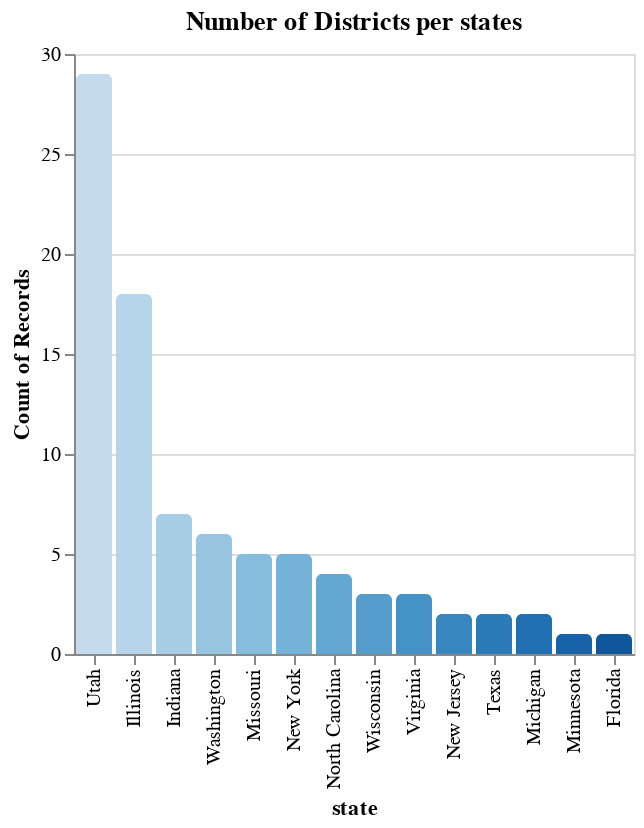

Notebook cell for this chart:
### Markdown cell above
# Visualisation:

### Code cell
alt.Chart(district).mark_bar(
    cornerRadiusTopLeft=3,
    cornerRadiusTopRight=3).encode(
    x=alt.X('state:O',sort=alt.EncodingSortField(field="state", op="count", order='descending')),
    y=alt.Y('count(state):O'),
    tooltip='count(state):O',
    color=alt.Color('state:O',
                    sort=alt.EncodingSortField(field="state",op="count", order='descending'),
                    legend=None,scale=alt.Scale(scheme = 'blues')) 
    ).properties(title='Number of Districts per states')

### Figure 1 — Vega-Lite specification as saved in the notebook (floating-point values rounded to 4 significant figures)
{"config": {"view": {"continuousWidth": 300, "continuousHeight": 300}}, "data": {"name": "data-4bbbb94343e6021295c4c6f2acfe577a"}, "mark": {"type": "bar", "cornerRadiusTopLeft": 3, "cornerRadiusTopRight": 3}, "encoding": {"color": {"field": "state", "legend": null, "scale": {"scheme": "blues"}, "sort": {"field": "state", "op": "count", "order": "descending"}, "type": "ordinal"}, "tooltip": {"aggregate": "count", "field": "state", "type": "ordinal"}, "x": {"field": "state", "sort": {"field": "state", "op": "count", "order": "descending"}, "type": "ordinal"}, "y": {"aggregate": "count", "field": "state", "type": "ordinal"}}, "title": "Number of Districts per states", "$schema": "https://vega.github.io/schema/vega-lite/v5.15.1.json", "datasets": {"data-4bbbb94343e6021295c4c6f2acfe577a": [{"district_id": 8815, "state": "Illinois", "locale": "Suburb", "pct_black/hispanic": 0.1, "pct_free/reduced": 0.1, "pp_total_raw": 15000}, {"district_id": 4921, "state": "Utah", "locale": "Suburb", "pct_black/hispanic": 0.1, "pct_free/reduced": 0.3, "pp_total_raw": 7000}, {"district_id": 5987, "state": "Wisconsin", "locale": "Suburb", "pct_black/hispanic": 0.1, "pct_free/reduced": 0.1, "pp_total_raw": 11000}, {"district_id": 3710, "state": "Utah", "locale": "Suburb", "pct_black/hispanic": 0.1, "pct_free/reduced": 0.5, "pp_total_raw": 7000}, {"district_id": 7177, "state": "North Carolina", "locale": "Suburb", "pct_black/hispanic": 0.3, "pct_free/reduced": 0.3, "pp_total_raw": 9000}, {"district_id": 9812, "state": "Utah", "locale": "Suburb", "pct_black/hispanic": 0.1, "pct_free/reduced": 0.3, "pp_total_raw": 7000}, {"district_id": 6584, "state": "North Carolina", "locale": "Rural", "pct_black/hispanic": 0.5, "pct_free/reduced": 0.7, "pp_total_raw": 9000}, {"district_id": 7457, "state": "Washington", "locale": "City", "pct_black/hispanic": 0.5, "pct_free/reduced": 0.5, "pp_total_raw": 13000}, {"district_id": 7614, "state": "Utah", "locale": "City", "pct_black/hispanic": 0.3, "pct_free/reduced": 0.3, "pp_total_raw": 9000}, {"district_id": 4808, "state": "Indiana", "locale": "City", "pct_black/hispanic": 0.9, "pct_free/reduced": 0.9, "pp_total_raw": 9000}, {"district_id": 1877, "state": "Illinois", "locale": "Rural", "pct_black/hispanic": 0.1, "pct_free/reduced": 0.1, "pp_total_raw": 13000}, {"district_id": 2779, "state": "Illinois", "locale": "Rural", "pct_black/hispanic": 0.1, "pct_free/reduced": 0.1, "pp_total_raw": 11000}, {"district_id": 8328, "state": "Utah", "locale": "Town", "pct_black/hispanic": 0.1, "pct_free/reduced": 0.5, "pp_total_raw": 11000}, {"district_id": 9043, "state": "Illinois", "locale": "Suburb", "pct_black/hispanic": 0.9, "pct_free/reduced": 0.9, "pp_total_raw": 13000}, {"district_id": 1549, "state": "Virginia", "locale": "Suburb", "pct_black/hispanic": 0.1, "pct_free/reduced": 0.3, "pp_total_raw": 11000}, {"district_id": 4051, "state": "Missouri", "locale": "Suburb", "pct_black/hispanic": 0.1, "pct_free/reduced": 0.3, "pp_total_raw": 11000}, {"district_id": 2167, "state": "Washington", "locale": "Suburb", "pct_black/hispanic": 0.1, "pct_free/reduced": 0.1, "pp_total_raw": 15000}, {"district_id": 6577, "state": "Illinois", "locale": "Suburb", "pct_black/hispanic": 0.1, "pct_free/reduced": 0.1, "pp_total_raw": 11000}, {"district_id": 4936, "state": "Utah", "locale": "Suburb", "pct_black/hispanic": 0.1, "pct_free/reduced": 0.1, "pp_total_raw": 7000}, {"district_id": 5231, "state": "Utah", "locale": "Town", "pct_black/hispanic": 0.1, "pct_free/reduced": 0.5, "pp_total_raw": 11000}, {"district_id": 8433, "state": "New Jersey", "locale": "Suburb", "pct_black/hispanic": 0.1, "pct_free/reduced": 0.1, "pp_total_raw": 19000}, {"district_id": 2165, "state": "Utah", "locale": "Suburb", "pct_black/hispanic": 0.3, "pct_free/reduced": 0.3, "pp_total_raw": 7000}, {"district_id": 8784, "state": "Illinois", "locale": "Suburb", "pct_black/hispanic": 0.7, "pct_free/reduced": 0.7, "pp_total_raw": 11000}, {"district_id": 7798, "state": "New York", "locale": "Rural", "pct_black/hispanic": 0.1, "pct_free/reduced": 0.3, "pp_total_raw": 23000}, {"district_id": 3550, "state": "Minnesota", "locale": "Suburb", "pct_black/hispanic": 0.5, "pct_free/reduced": 0.7, "pp_total_raw": 15000}, {"district_id": 2601, "state": "Illinois", "locale": "Suburb", "pct_black/hispanic": 0.7, "pct_free/reduced": 0.5, "pp_total_raw": 13000}, {"district_id": 7660, "state": "Utah", "locale": "Suburb", "pct_black/hispanic": 0.1, "pct_free/reduced": 0.1, "pp_total_raw": 7000}, {"district_id": 9899, "state": "Illinois", "locale": "Suburb", "pct_black/hispanic": 0.3, "pct_free/reduced": 0.1, "pp_total_raw": 13000}, {"district_id": 1742, "state": "Missouri", "locale": "Suburb", "pct_black/hispanic": 0.1, "pct_free/reduced": 0.3, "pp_total_raw": 9000}, {"district_id": 4629, "state": "Illinois", "locale": "Suburb", "pct_black/hispanic": 0.1, "pct_free/reduced": 0.3, "pp_total_raw": 17000}, {"district_id": 3222, "state": "Indiana", "locale": "City", "pct_black/hispanic": 0.3, "pct_free/reduced": 0.7, "pp_total_raw": 9000}, {"district_id": 1772, "state": "Utah", "locale": "City", "pct_black/hispanic": 0.3, "pct_free/reduced": 0.5, "pp_total_raw": 9000}, {"district_id": 8884, "state": "Texas", "locale": "City", "pct_black/hispanic": 0.7, "pct_free/reduced": 0.5, "pp_total_raw": 9000}, {"district_id": 1712, "state": "Illinois", "locale": "Suburb", "pct_black/hispanic": 0.5, "pct_free/reduced": 0.5, "pp_total_raw": 13000}, {"district_id": 5042, "state": "Illinois", "locale": "Town", "pct_black/hispanic": 0.3, "pct_free/reduced": 0.9, "pp_total_raw": 11000}, {"district_id": 3692, "state": "Utah", "locale": "Suburb", "pct_black/hispanic": 0.1, "pct_free/reduced": 0.5, "pp_total_raw": 9000}, {"district_id": 4683, "state": "Texas", "locale": "Suburb", "pct_black/hispanic": 0.5, "pct_free/reduced": 0.5, "pp_total_raw": 9000}, {"district_id": 2567, "state": "Washington", "locale": "Suburb", "pct_black/hispanic": 0.1, "pct_free/reduced": 0.3, "pp_total_raw": 13000}, {"district_id": 7767, "state": "North Carolina", "locale": "City", "pct_black/hispanic": 0.5, "pct_free/reduced": 0.7, "pp_total_raw": 11000}, {"district_id": 7308, "state": "Utah", "locale": "Suburb", "pct_black/hispanic": 0.1, "pct_free/reduced": 0.3, "pp_total_raw": 5000}, {"district_id": 8902, "state": "Wisconsin", "locale": "Suburb", "pct_black/hispanic": 0.1, "pct_free/reduced": 0.3, "pp_total_raw": 11000}, {"district_id": 5890, "state": "Illinois", "locale": "Suburb", "pct_black/hispanic": 0.3, "pct_free/reduced": 0.3, "pp_total_raw": 19000}, {"district_id": 3864, "state": "Utah", "locale": "Suburb", "pct_black/hispanic": 0.1, "pct_free/reduced": 0.1, "pp_total_raw": 7000}, {"district_id": 5600, "state": "Utah", "locale": "Suburb", "pct_black/hispanic": 0.1, "pct_free/reduced": 0.3, "pp_total_raw": 7000}, {"district_id": 6919, "state": "Florida", "locale": "Suburb", "pct_black/hispanic": 0.5, "pct_free/reduced": 0.5, "pp_total_raw": 7000}, {"district_id": 7980, "state": "Virginia", "locale": "Rural", "pct_black/hispanic": 0.1, "pct_free/reduced": 0.5, "pp_total_raw": 11000}, {"district_id": 7387, "state": "Utah", "locale": "City", "pct_black/hispanic": 0.1, "pct_free/reduced": 0.3, "pp_total_raw": 7000}, {"district_id": 2956, "state": "Missouri", "locale": "City", "pct_black/hispanic": 0.1, "pct_free/reduced": 0.5, "pp_total_raw": 9000}, {"district_id": 9553, "state": "Illinois", "locale": "Suburb", "pct_black/hispanic": 0.1, "pct_free/reduced": 0.1, "pp_total_raw": 15000}, {"district_id": 1536, "state": "Indiana", "locale": "Rural", "pct_black/hispanic": 0.1, "pct_free/reduced": 0.5, "pp_total_raw": 9000}, {"district_id": 8937, "state": "Illinois", "locale": "Rural", "pct_black/hispanic": 0.1, "pct_free/reduced": 0.1, "pp_total_raw": 13000}, {"district_id": 8520, "state": "New York", "locale": "Rural", "pct_black/hispanic": 0.1, "pct_free/reduced": 0.3, "pp_total_raw": 17000}, {"district_id": 2130, "state": "Washington", "locale": "Suburb", "pct_black/hispanic": 0.5, "pct_free/reduced": 0.7, "pp_total_raw": 15000}, {"district_id": 3772, "state": "Utah", "locale": "Suburb", "pct_black/hispanic": 0.1, "pct_free/reduced": 0.3, "pp_total_raw": 9000}, {"district_id": 4775, "state": "New York", "locale": "Suburb", "pct_black/hispanic": 0.1, "pct_free/reduced": 0.3, "pp_total_raw": 17000}, {"district_id": 9778, "state": "Utah", "locale": "Town", "pct_black/hispanic": 0.1, "pct_free/reduced": 0.5, "pp_total_raw": 9000}, {"district_id": 1470, "state": "New York", "locale": "Rural", "pct_black/hispanic": 0.1, "pct_free/reduced": 0.5, "pp_total_raw": 33000}, {"district_id": 1324, "state": "Indiana", "locale": "Rural", "pct_black/hispanic": 0.1, "pct_free/reduced": 0.5, "pp_total_raw": 9000}, {"district_id": 3160, "state": "Utah", "locale": "Suburb", "pct_black/hispanic": 0.1, "pct_free/reduced": 0.3, "pp_total_raw": 9000}, {"district_id": 2393, "state": "Illinois", "locale": "Suburb", "pct_black/hispanic": 0.1, "pct_free/reduced": 0.1, "pp_total_raw": 13000}, {"district_id": 9230, "state": "Utah", "locale": "Rural", "pct_black/hispanic": 0.1, "pct_free/reduced": 0.1, "pp_total_raw": 7000}, {"district_id": 3248, "state": "Illinois", "locale": "Suburb", "pct_black/hispanic": 0.7, "pct_free/reduced": 0.7, "pp_total_raw": 13000}, {"district_id": 5627, "state": "Indiana", "locale": "Rural", "pct_black/hispanic": 0.1, "pct_free/reduced": 0.5, "pp_total_raw": 9000}, {"district_id": 7752, "state": "Wisconsin", "locale": "Suburb", "pct_black/hispanic": 0.1, "pct_free/reduced": 0.1, "pp_total_raw": 11000}, {"district_id": 4348, "state": "Missouri", "locale": "Suburb", "pct_black/hispanic": 0.1, "pct_free/reduced": 0.3, "pp_total_raw": 9000}, {"district_id": 1052, "state": "Illinois", "locale": "Suburb", "pct_black/hispanic": 0.3, "pct_free/reduced": 0.3, "pp_total_raw": 17000}, {"district_id": 6762, "state": "Utah", "locale": "Suburb", "pct_black/hispanic": 0.1, "pct_free/reduced": 0.1, "pp_total_raw": 5000}, {"district_id": 1204, "state": "Utah", "locale": "Suburb", "pct_black/hispanic": 0.1, "pct_free/reduced": 0.1, "pp_total_raw": 7000}, {"district_id": 2870, "state": "Indiana", "locale": "Suburb", "pct_black/hispanic": 0.9, "pct_free/reduced": 0.7, "pp_total_raw": 9000}, {"district_id": 3558, "state": "North Carolina", "locale": "Suburb", "pct_black/hispanic": 0.3, "pct_free/reduced": 0.3, "pp_total_raw": 9000}, {"district_id": 4668, "state": "Utah", "locale": "Suburb", "pct_black/hispanic": 0.1, "pct_free/reduced": 0.3, "pp_total_raw": 7000}, {"district_id": 2285, "state": "Illinois", "locale": "Suburb", "pct_black/hispanic": 0.1, "pct_free/reduced": 0.5, "pp_total_raw": 13000}, {"district_id": 4744, "state": "Utah", "locale": "Suburb", "pct_black/hispanic": 0.3, "pct_free/reduced": 0.3, "pp_total_raw": 9000}, {"district_id": 7541, "state": "Utah", "locale": "Suburb", "pct_black/hispanic": 0.3, "pct_free/reduced": 0.3, "pp_total_raw": 9000}, {"district_id": 1270, "state": "Utah", "locale": "Rural", "pct_black/hispanic": 0.1, "pct_free/reduced": 0.5, "pp_total_raw": 9000}, {"district_id": 4183, "state": "Utah", "locale": "Town", "pct_black/hispanic": 0.1, "pct_free/reduced": 0.5, "pp_total_raw": 9000}, {"district_id": 5510, "state": "Washington", "locale": "City", "pct_black/hispanic": 0.3, "pct_free/reduced": 0.5, "pp_total_raw": 15000}, {"district_id": 3228, "state": "Indiana", "locale": "Town", "pct_black/hispanic": 0.1, "pct_free/reduced": 0.5, "pp_total_raw": 9000}, {"district_id": 5422, "state": "Missouri", "locale": "Town", "pct_black/hispanic": 0.1, "pct_free/reduced": 0.3, "pp_total_raw": 9000}, {"district_id": 8256, "state": "New Jersey", "locale": "Suburb", "pct_black/hispanic": 0.1, "pct_free/reduced": 0.1, "pp_total_raw": 15000}, {"district_id": 4373, "state": "Utah", "locale": "City", "pct_black/hispanic": 0.1, "pct_free/reduced": 0.1, "pp_total_raw": 9000}, {"district_id": 2441, "state": "Utah", "locale": "Town", "pct_black/hispanic": 0.1, "pct_free/reduced": 0.3, "pp_total_raw": 9000}, {"district_id": 6144, "state": "Michigan", "locale": "Suburb", "pct_black/hispanic": 0.5, "pct_free/reduced": 0.7, "pp_total_raw": 11000}, {"district_id": 3732, "state": "Michigan", "locale": "Suburb", "pct_black/hispanic": 0.5, "pct_free/reduced": 0.5, "pp_total_raw": 13000}, {"district_id": 3266, "state": "Utah", "locale": "Town", "pct_black/hispanic": 0.1, "pct_free/reduced": 0.5, "pp_total_raw": 11000}, {"district_id": 1705, "state": "Washington", "locale": "City", "pct_black/hispanic": 0.3, "pct_free/reduced": 0.5, "pp_total_raw": 13000}, {"district_id": 9515, "state": "New York", "locale": "Rural", "pct_black/hispanic": 0.1, "pct_free/reduced": 0.5, "pp_total_raw": 19000}, {"district_id": 4929, "state": "Virginia", "locale": "Rural", "pct_black/hispanic": 0.1, "pct_free/reduced": 0.5, "pp_total_raw": 13000}]}}
